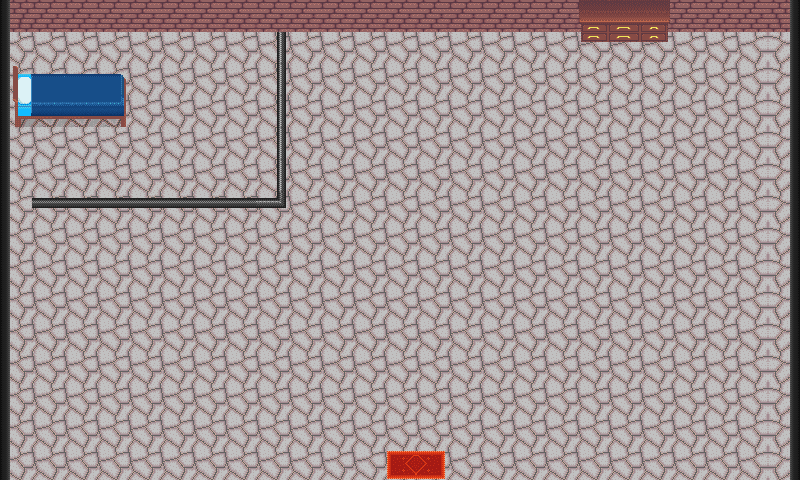

The image is a tile-based game level rendered from a .tmx file. Its description and complete source (layers, tilesets, objects, tile grids) follow:
An orthogonal 25x15 tile map with 32x32 px tiles, 1 tile layer (Tile Layer 1).

<map version="1.9" tiledversion="1.9.1" orientation="orthogonal" renderorder="right-down" width="25" height="15" tilewidth="32" tileheight="32" infinite="0" nextlayerid="2" nextobjectid="1">
 <tileset firstgid="1" source="room-tileset.tsx" />
 <layer id="1" name="Tile Layer 1" width="25" height="15">
  <data encoding="csv">
12,13,13,13,13,13,13,13,13,13,13,13,13,13,13,13,13,13,21,22,23,13,13,13,14,
2,1,1,1,1,1,1,1,20,1,1,1,1,1,1,1,1,1,24,25,26,1,1,1,3,
4,6,6,9,1,1,1,1,20,1,1,1,1,1,1,1,1,1,1,1,1,1,1,1,3,
5,7,7,8,1,1,1,1,20,1,1,1,1,1,1,1,1,1,1,1,1,1,1,1,3,
2,1,1,1,1,1,1,1,20,1,1,1,1,1,1,1,1,1,1,1,1,1,1,1,3,
2,1,1,1,1,1,1,1,20,1,1,1,1,1,1,1,1,1,1,1,1,1,1,1,3,
2,17,17,17,17,17,17,17,19,1,1,1,1,1,1,1,1,1,1,1,1,1,1,1,3,
2,1,1,1,1,1,1,1,1,1,1,1,1,1,1,1,1,1,1,1,1,1,1,1,3,
2,1,1,1,1,1,1,1,1,1,1,1,1,1,1,1,1,1,1,1,1,1,1,1,3,
2,1,1,1,1,1,1,1,1,1,1,1,1,1,1,1,1,1,1,1,1,1,1,1,3,
2,1,1,1,1,1,1,1,1,1,1,1,1,1,1,1,1,1,1,1,1,1,1,1,3,
2,1,1,1,1,1,1,1,1,1,1,1,1,1,1,1,1,1,1,1,1,1,1,1,3,
2,1,1,1,1,1,1,1,1,1,1,1,1,1,1,1,1,1,1,1,1,1,1,1,3,
2,1,1,1,1,1,1,1,1,1,1,1,1,1,1,1,1,1,1,1,1,1,1,1,3,
2,1,1,1,1,1,1,1,1,1,1,1,15,16,1,1,1,1,1,1,1,1,1,1,3
</data>
 </layer>
</map>